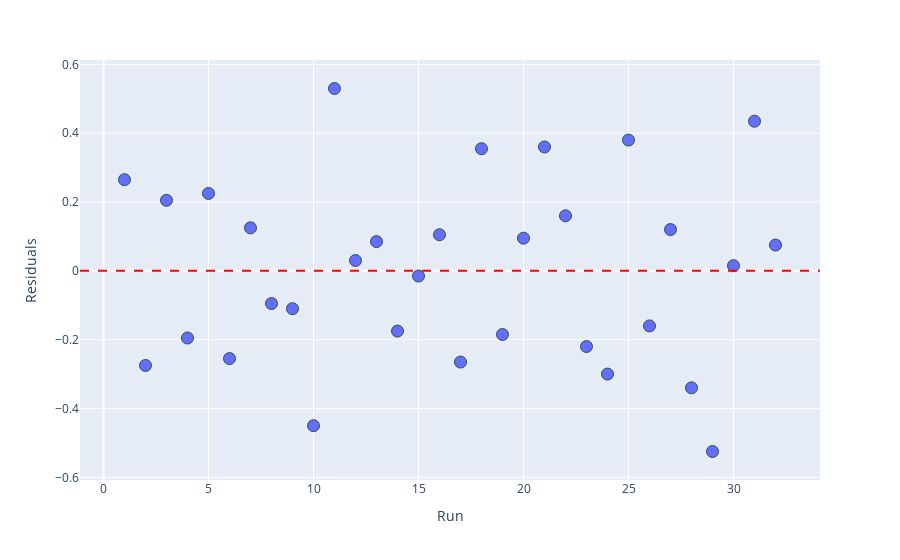

Notebook cell for this chart:
### Code cell
fig = px.scatter(x=range(1, 33), y=model.resid)
fig.add_hline(
    y=0,
    line_dash="dash",
    line_color="red",
)
fig.update_traces(
    marker=dict(size=12, line=dict(width=1, color="DarkSlateGrey")),
)
fig.update_layout(
    xaxis_title="Run",
    yaxis_title="Residuals",
)
fig.show()
fig.write_image(f"./figures/run_residuals_accuracy.svg")

### Figure 1 — Plotly figure (JSON) as saved in the notebook; plotly's stock layout.template omitted (floating-point values rounded to 4 significant figures)
{"data": [{"hovertemplate": "x=%{x}<br>y=%{y}<extra></extra>", "legendgroup": "", "marker": {"color": "#636efa", "line": {"color": "DarkSlateGrey", "width": 1}, "size": 12, "symbol": "circle"}, "mode": "markers", "name": "", "orientation": "v", "showlegend": false, "type": "scatter", "x": [1, 2, 3, 4, 5, 6, 7, 8, 9, 10, 11, 12, 13, 14, 15, 16, 17, 18, 19, 20, 21, 22, 23, 24, 25, 26, 27, 28, 29, 30, 31, 32], "xaxis": "x", "y": [0.265, -0.275, 0.205, -0.195, 0.225, -0.255, 0.125, -0.095, -0.11, -0.45, 0.53, 0.03, 0.085, -0.175, -0.015, 0.105, -0.265, 0.355, -0.185, 0.095, 0.36, 0.16, -0.22, -0.3, 0.38, -0.16, 0.12, -0.34, -0.525, 0.015, 0.435, 0.075], "yaxis": "y"}], "layout": {"legend": {"tracegroupgap": 0}, "margin": {"t": 60}, "shapes": [{"line": {"color": "red", "dash": "dash"}, "type": "line", "x0": 0, "x1": 1, "xref": "x domain", "y0": 0, "y1": 0, "yref": "y"}], "xaxis": {"anchor": "y", "domain": [0, 1], "title": {"text": "Run"}}, "yaxis": {"anchor": "x", "domain": [0, 1], "title": {"text": "Residuals"}}}}
